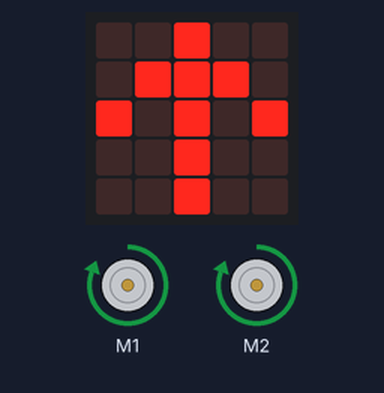
Bench run of a program on a simulated BBC micro:bit (MakeCode). Shown: the board's 5×5 LED display, 2 × DC motor (green arrow = forward, orange = backward, longer = faster).

Above: at 0.7 s.
At 3.3 s:
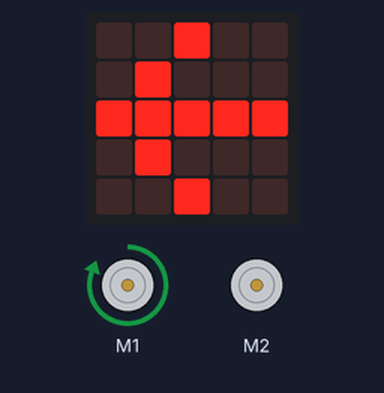
At 5.9 s:
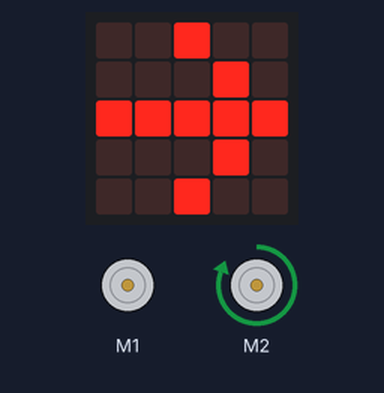
At 8.5 s:
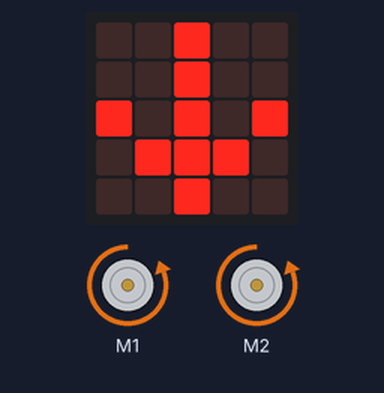
Timing chart, 0 to 40.0 s (numbered marks = the images above):
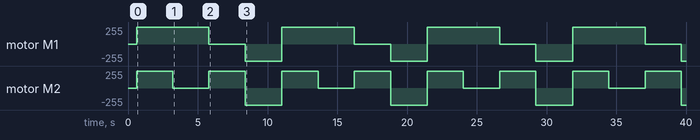

The program:

main.ts
```typescript
basic.showIcon(IconNames.Heart)
let strip = neopixel.create(DigitalPin.P15, 4, NeoPixelMode.RGB)
basic.forever(function () {
    maqueen.motorRun(maqueen.Motors.All, maqueen.Dir.CW, 255)
    basic.showArrow(ArrowNames.North)
    basic.pause(2000)
    maqueen.motorRun(maqueen.Motors.M1, maqueen.Dir.CW, 255)
    maqueen.motorStop(maqueen.Motors.M2)
    basic.showArrow(ArrowNames.West)
    basic.pause(2000)
    maqueen.motorRun(maqueen.Motors.M2, maqueen.Dir.CW, 255)
    maqueen.motorStop(maqueen.Motors.M1)
    basic.showArrow(ArrowNames.East)
    basic.pause(2000)
    maqueen.motorRun(maqueen.Motors.All, maqueen.Dir.CCW, 255)
    basic.showArrow(ArrowNames.South)
    basic.pause(2000)
})
```

test.ts
```typescript
// aquí va el archivo "tests"; esto no se compilará cuando este paquete se utilice como una extensión.
```

Measured:
- by itself, motor M1: repeats every 10.4 s: stopped 2.6 s, backward 255/255 2.6 s, forward 255/255 5.2 s
- by itself, motor M2: repeats every 10.4 s: stopped 2.6 s, forward 255/255 2.6 s, backward 255/255 2.6 s, forward 255/255 2.6 s
- what the display in image 0 shows lasts 2.6 s, from 0.6 s to 3.2 s
